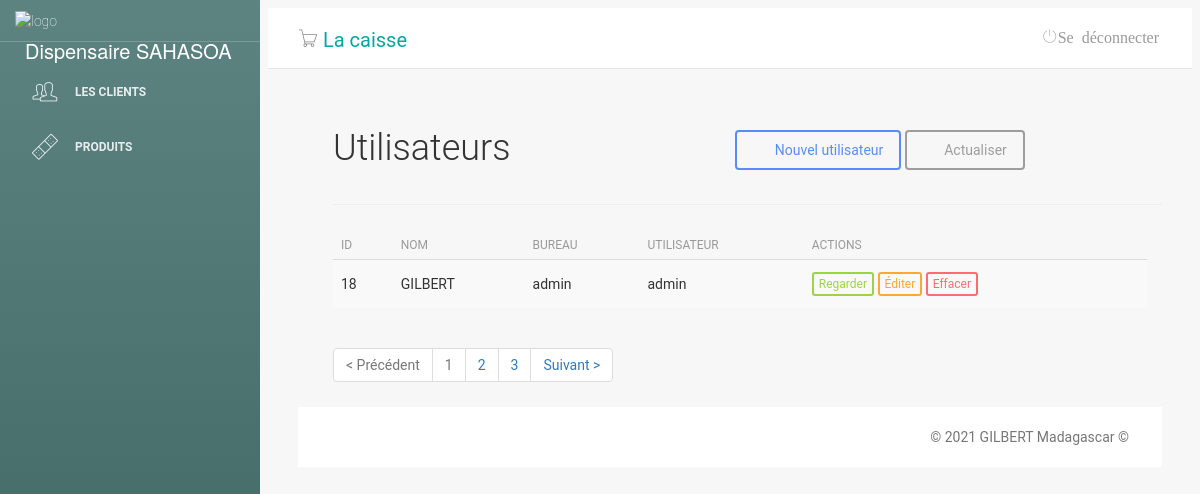
The page /main.php?pg=usuario on the database as committed earlier.
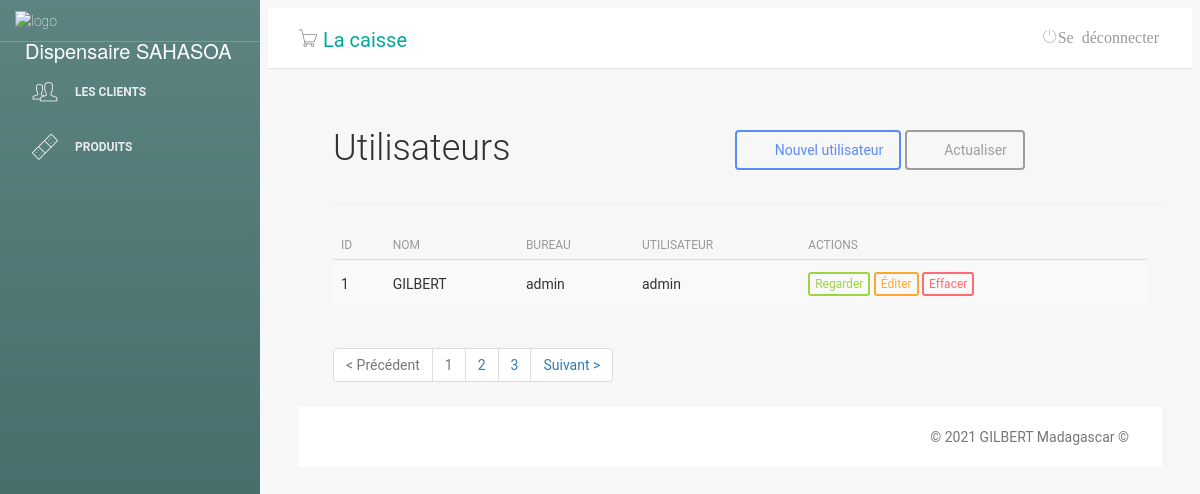
The same page on the database as committed later.
### tables this page shows
CREATE TABLE "tb_usuarios" (
	"id"	INTEGER,
	"nome"	TEXT,
	"usuario"	TEXT,
	"senha"	INTEGER,
	"cargo"	TEXT,
	PRIMARY KEY("id" AUTOINCREMENT)
);

### usuario.php (the view, shortened to what this page needs)
<?php
include('classes/Mysql.php');
?>
<div class="lista-cliente">
    <div id="top" class="row">
        <div class="col-sm-2">
            <h2>Utilisateurs</h2>
        </div>
        <div class="col-sm-6">
        </div>
        <div class="col-sm-4 btn-lista">
            <a class="btn btn-primary" href="?pg=adicionar-usuario"><i class="fa fa-plus"></i> Nouvel utilisateur</a>
            <a class="btn btn-default" href="?pg=usuario"><i class="fa fa-refresh"></i> Actualiser</a>
        </div>
    </div>
    <hr />
    <div id="list" class="row">
        <div class="table-responsive col-md-12">
            <table class="table table-striped" cellspacing="0" cellpadding="0">
                <?php
                $sql = $db->prepare("SELECT * FROM `tb_usuarios`");
                $sql->execute();
                $usuarios = $sql->fetchAll();
                ?>
                <thead>
                    <tr>
                        <th>ID</th>
                        <th>Nom</th>
                        <th>Bureau</th>
                        <th>Utilisateur</th>
                        <th class="actions">Actions</th>
                    </tr>
                </thead>
                <tbody>
                    <tr>
                        <?php foreach ($usuarios as $value) : ?>
                            <td><?php echo $value['id'] ?></td>
                            <td><?php echo $value['nome'] ?></td>
                            <td><?php echo $value['cargo'] ?></td>
                            <td><?php echo $value['usuario'] ?></td>
                            <td class="actions">
                                <a class="btn btn-success btn-xs" href="?pg=visualizar-usuario&id=<?php echo $value['id'] ?>">Regarder</a>
                                <a class="btn btn-warning btn-xs" href="?pg=editar-usuario&id=<?php echo $value['id'] ?> ">Éditer</a>
                                <a onclick="return window.confirm('Voulez-vous vraiment supprimer cet Utilisateur ?');" class="btn btn-danger btn-xs" href="?pg=usuario&deletar=<?php echo $value['id']; ?>">Effacer</a>
                            </td>
                    </tr>
                <?php endforeach; ?>
                </tbody>
            </table>
            <div id="bottom" class="row">
                <div class="col-md-12">
                    <ul class="pagination">
                        <li class="disabled"><a>&lt; Précédent</a></li>
                        <li class="disabled"><a>1</a></li>
                        <li><a href="#">2</a></li>
                        <li><a href="#">3</a></li>
                        <li class="next"><a href="#" rel="next">Suivant &gt;</a></li>
                    </ul>
                </div>
            </div>
        </div>

Rows that differ between the two databases and show on the page:
removed tb_usuarios: id "18", nome "GILBERT", cargo "admin", usuario "admin"
added tb_usuarios: id "1", nome "GILBERT", cargo "admin", usuario "admin"
